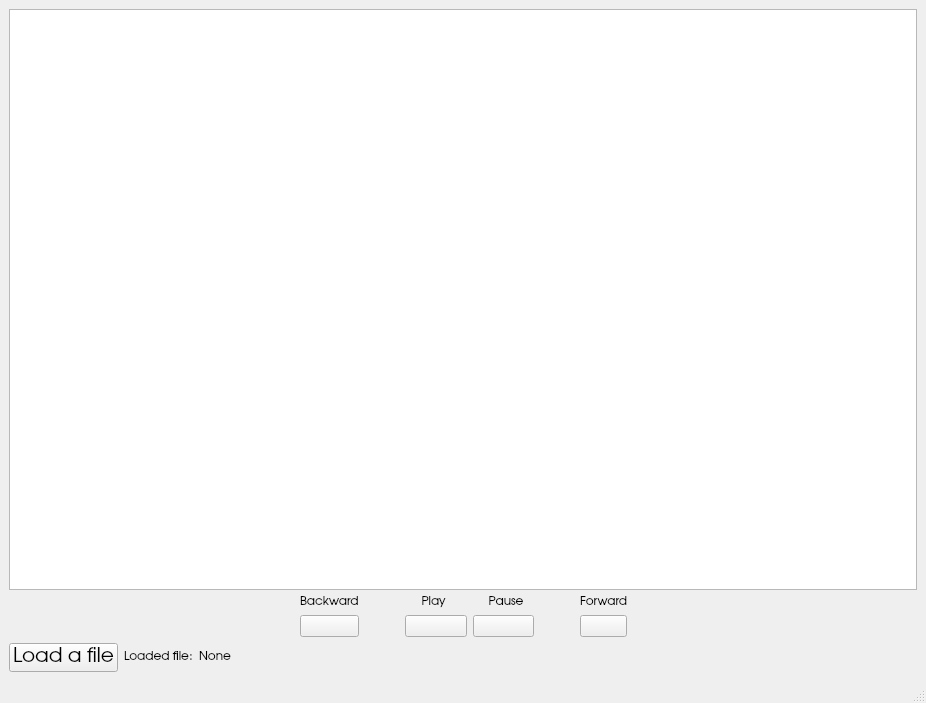
<?xml version="1.0" encoding="UTF-8"?>
<ui version="4.0">
 <class>MainWindow</class>
 <widget class="QMainWindow" name="MainWindow">
  <property name="geometry">
   <rect>
    <x>0</x>
    <y>0</y>
    <width>926</width>
    <height>703</height>
   </rect>
  </property>
  <property name="windowTitle">
   <string>MainWindow</string>
  </property>
  <widget class="QWidget" name="centralwidget">
   <layout class="QGridLayout" name="gridLayout">
    <item row="0" column="0">
     <layout class="QVBoxLayout" name="verticalLayout">
      <item>
       <widget class="PlotWidget" name="graphicsView"/>
      </item>
      <item>
       <layout class="QHBoxLayout" name="horizontalLayout_2">
        <item>
         <layout class="QHBoxLayout" name="horizontalLayout">
          <item>
           <spacer name="horizontalSpacer">
            <property name="orientation">
             <enum>Qt::Horizontal</enum>
            </property>
            <property name="sizeType">
             <enum>QSizePolicy::Expanding</enum>
            </property>
            <property name="sizeHint" stdset="0">
             <size>
              <width>60</width>
              <height>20</height>
             </size>
            </property>
           </spacer>
          </item>
          <item>
           <layout class="QVBoxLayout" name="verticalLayout_5">
            <item>
             <widget class="QLabel" name="label_3">
              <property name="font">
               <font>
                <family>URW Gothic</family>
               </font>
              </property>
              <property name="text">
               <string>Backward</string>
              </property>
             </widget>
            </item>
            <item>
             <widget class="QPushButton" name="back_button">
              <property name="layoutDirection">
               <enum>Qt::LeftToRight</enum>
              </property>
              <property name="text">
               <string/>
              </property>
              <property name="icon">
               <iconset>
                <normaloff>next-button_Rotated.png</normaloff>next-button_Rotated.png</iconset>
              </property>
             </widget>
            </item>
           </layout>
          </item>
          <item>
           <spacer name="horizontalSpacer_8">
            <property name="orientation">
             <enum>Qt::Horizontal</enum>
            </property>
            <property name="sizeType">
             <enum>QSizePolicy::Minimum</enum>
            </property>
            <property name="sizeHint" stdset="0">
             <size>
              <width>40</width>
              <height>20</height>
             </size>
            </property>
           </spacer>
          </item>
          <item>
           <layout class="QVBoxLayout" name="verticalLayout_2">
            <item>
             <widget class="QLabel" name="label_4">
              <property name="font">
               <font>
                <family>URW Gothic</family>
               </font>
              </property>
              <property name="text">
               <string>     Play             Pause   </string>
              </property>
             </widget>
            </item>
            <item>
             <layout class="QHBoxLayout" name="horizontalLayout_3">
              <item>
               <widget class="QPushButton" name="play_button">
                <property name="text">
                 <string/>
                </property>
                <property name="icon">
                 <iconset>
                  <normaloff>next.png</normaloff>next.png</iconset>
                </property>
               </widget>
              </item>
              <item>
               <widget class="QPushButton" name="pause_button">
                <property name="text">
                 <string/>
                </property>
                <property name="icon">
                 <iconset>
                  <normaloff>pause.png</normaloff>pause.png</iconset>
                </property>
               </widget>
              </item>
             </layout>
            </item>
           </layout>
          </item>
          <item>
           <spacer name="horizontalSpacer_9">
            <property name="orientation">
             <enum>Qt::Horizontal</enum>
            </property>
            <property name="sizeType">
             <enum>QSizePolicy::Minimum</enum>
            </property>
            <property name="sizeHint" stdset="0">
             <size>
              <width>40</width>
              <height>20</height>
             </size>
            </property>
           </spacer>
          </item>
          <item>
           <layout class="QVBoxLayout" name="verticalLayout_3">
            <item>
             <widget class="QLabel" name="label_5">
              <property name="font">
               <font>
                <family>URW Gothic</family>
               </font>
              </property>
              <property name="text">
               <string>Forward</string>
              </property>
             </widget>
            </item>
            <item>
             <widget class="QPushButton" name="forward_button">
              <property name="text">
               <string/>
              </property>
              <property name="icon">
               <iconset>
                <normaloff>next-button.png</normaloff>next-button.png</iconset>
              </property>
             </widget>
            </item>
           </layout>
          </item>
          <item>
           <spacer name="horizontalSpacer_2">
            <property name="orientation">
             <enum>Qt::Horizontal</enum>
            </property>
            <property name="sizeType">
             <enum>QSizePolicy::Expanding</enum>
            </property>
            <property name="sizeHint" stdset="0">
             <size>
              <width>60</width>
              <height>20</height>
             </size>
            </property>
           </spacer>
          </item>
         </layout>
        </item>
       </layout>
      </item>
      <item>
       <layout class="QHBoxLayout" name="horizontalLayout_4">
        <item>
         <widget class="QPushButton" name="load_fille_button">
          <property name="font">
           <font>
            <family>URW Gothic</family>
            <pointsize>15</pointsize>
           </font>
          </property>
          <property name="text">
           <string>Load a file</string>
          </property>
         </widget>
        </item>
        <item>
         <widget class="QLabel" name="label">
          <property name="font">
           <font>
            <family>URW Gothic</family>
           </font>
          </property>
          <property name="text">
           <string>Loaded file:</string>
          </property>
         </widget>
        </item>
        <item>
         <widget class="QLabel" name="file_path_name_label">
          <property name="font">
           <font>
            <family>URW Gothic</family>
           </font>
          </property>
          <property name="text">
           <string>None</string>
          </property>
         </widget>
        </item>
        <item>
         <spacer name="horizontalSpacer_3">
          <property name="orientation">
           <enum>Qt::Horizontal</enum>
          </property>
          <property name="sizeHint" stdset="0">
           <size>
            <width>40</width>
            <height>20</height>
           </size>
          </property>
         </spacer>
        </item>
       </layout>
      </item>
     </layout>
    </item>
   </layout>
  </widget>
  <widget class="QMenuBar" name="menubar">
   <property name="geometry">
    <rect>
     <x>0</x>
     <y>0</y>
     <width>926</width>
     <height>34</height>
    </rect>
   </property>
  </widget>
  <widget class="QStatusBar" name="statusbar"/>
 </widget>
 <customwidgets>
  <customwidget>
   <class>PlotWidget</class>
   <extends>QGraphicsView</extends>
   <header>pyqtgraph</header>
  </customwidget>
 </customwidgets>
 <resources/>
 <connections/>
</ui>
